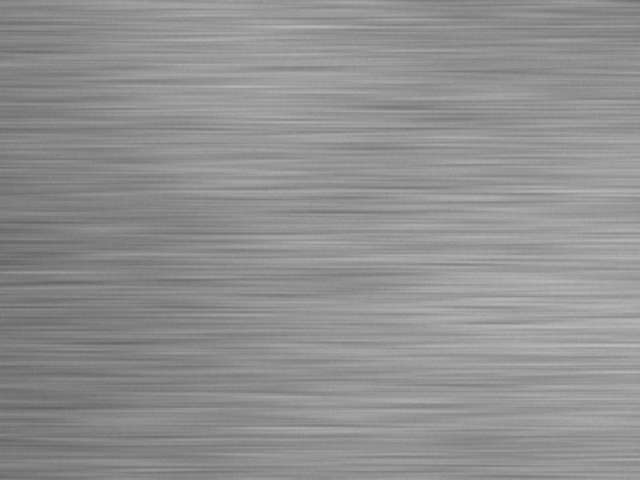
//> input picture assets/images/metal_ok.png, 640 x 480 px
$ ./main   (built with g++ and OpenCV 4)
//> lines starting //> are read from the running program, lines starting //| are printed output that depends on the picture; after the words box and inside, x2 and y2 are one past the last pixel; in counts of white or black regions, pixels touching at a corner belong together
### vs/Ch17_Inspection/Inspectors/DefectInspector.h
// DefectInspector.h — 결함 검사기 (골든 이미지 비교)
#pragma once
#include "Inspector.h"

// 흐름: |골든 − 검사| → 블러 → 임계값 → 닫기 → 윤곽선 → 면적 필터 → 결함 상자
//  - 골든(양품 기준) 영상은 "검사기의 설정" 이므로 생성자에서 받는다.
//    그래서 inspect(img) 모양이 다른 검사기와 똑같다 (C# 판의 NeedsGolden 이 필요 없다).
//  - 전제: 검사 영상과 골든이 픽셀 단위로 정렬되어 있어야 한다 (같은 카메라 · 같은 위치).
class DefectInspector : public Inspector
{
public:
    double diffThreshold = 10;   // 차이가 이보다 크면 결함 후보 (낮출수록 민감 → 과검 위험)
    int closeSize = 21;          // 끊어진 긁힘을 이어 붙이는 닫기 커널 (홀수)
    double minArea = 80;         // 이보다 작은 후보는 잡음

    explicit DefectInspector(const cv::Mat& golden, std::string goldenName = "");

    std::string name() const override { return "결함 검사"; }
    InspectionResult inspect(const cv::Mat& img) override;

    const std::string& goldenName() const { return goldenName_; }

private:
    cv::Mat golden_;             // 흑백으로 바꿔 한 번만 저장
    std::string goldenName_;
};

### vs/Ch17_Inspection/Inspectors/ColorSortInspector.h
// ColorSortInspector.h — 색 분류 검사기 (병뚜껑 색별 개수)
#pragma once
#include "Inspector.h"
#include <map>

// 색 하나의 정의 (데이터): 이름 · HSV 범위 · (빨강처럼 H 가 0/179 에서 끊기면) 두 번째 범위 · 그릴 색
struct ColorSpec
{
    std::string name;
    cv::Scalar lo, hi;
    cv::Scalar lo2, hi2;        // 두 번째 범위 (없으면 hi2[0] < 0)
    cv::Scalar draw;
};

// 흐름: BGR → HSV → 색마다 inRange(빨강은 두 범위 OR) → 열기 · 닫기 → 윤곽선 → 면적 필터 → 색별 개수
//  - OpenCV HSV: H 0~179, S 0~255, V 0~255. 흰색은 H 가 의미 없어 "S 낮고 V 높음" 으로 판정
class ColorSortInspector : public Inspector
{
public:
    std::vector<ColorSpec> specs;              // 색 목록 (생성자에서 color_caps 기준으로 채움)
    std::map<std::string, int> expected;       // 색별 기대 개수 (비어 있으면 판정 안 함)
    double minArea = 400;

    ColorSortInspector();

    std::string name() const override { return "색 분류"; }
    InspectionResult inspect(const cv::Mat& img) override;
};

### vs/Ch17_Inspection/Inspectors/Inspector.h
// Inspector.h — 모든 검사기의 공통 인터페이스 · 검사 결과 · 도우미 함수 (17차시)
#pragma once
#include <opencv2/opencv.hpp>
#include <string>
#include <vector>
#include <stdexcept>

// 측정값 한 줄: 이름 + 값 (예: count = 11, maxDiff = 38)
struct Measurement
{
    std::string name;
    double value;
};

// 검사 한 번의 결과: 판정 · 측정값 · 불량 위치 · 근거(오버레이) 이미지
struct InspectionResult
{
    std::string inspector;              // 검사기 이름
    std::string image;                  // 이미지 파일 이름
    bool ok = true;                     // 판정 (OK / NG)
    std::vector<Measurement> values;    // 측정값들
    std::vector<cv::Rect> defects;      // 불량(의심) 위치
    cv::Mat overlay;                    // 근거를 그린 이미지 (항상 3채널 BGR)
    double ms = 0;                      // 처리 시간 (main 이 채운다)

    std::string summary() const;        // "NG | 개수 세기 | washers.png | count=11 expected=13 | 불량 2곳"
    std::string valuesText() const;     // "count=11 expected=13"
};

// 모든 검사기의 공통 인터페이스 (추상 클래스)
//  - inspect 는 입력 이미지를 바꾸지 않고, 결과 오버레이는 새 Mat 으로 만든다.
//  - 사용 방법이 잘못되면(골든과 크기가 다름 등) std::invalid_argument 를 던진다.
class Inspector
{
public:
    virtual ~Inspector() = default;
    virtual std::string name() const = 0;
    virtual InspectionResult inspect(const cv::Mat& img) = 0;
};

// 검사기들이 함께 쓰는 도우미
cv::Mat toGray(const cv::Mat& src);          // 1채널 복사본
cv::Mat toBgr(const cv::Mat& src);           // 3채널 복사본
void putLabel(cv::Mat& img, const std::string& text, cv::Point org, cv::Scalar color, double scale = 0.6);
void putJudge(cv::Mat& img, bool ok);        // 맨 위 OK(초록) / NG(빨강) 띠

### vs/Ch17_Inspection/Inspectors/CountInspector.h
// CountInspector.h — 개수 세기 검사기
#pragma once
#include "Inspector.h"

// 흐름: 흑백 → 블러 → Otsu(극성 자동 판단) → 열기 → 바깥 윤곽선 → 면적 필터 → 번호 · 판정
//  - expected > 0 이면 검출 개수와 비교해 판정
//  - 면적이 중앙값의 mergedRatio 배 이상인 덩어리는 "붙음 의심" 으로 defects 에 넣고 NG
class CountInspector : public Inspector
{
public:
    int expected = 0;           // 기대 개수 (0 이면 개수 판정 안 함)
    double minArea = 300;       // 이보다 작은 덩어리는 잡음
    double mergedRatio = 1.8;   // 붙음 의심 기준 (중앙값 대비)

    CountInspector() = default;
    explicit CountInspector(int expectedCount) : expected(expectedCount) {}

    std::string name() const override { return "개수 세기"; }
    InspectionResult inspect(const cv::Mat& img) override;
};

### vs/Ch17_Inspection/Inspectors/Inspector.cpp
// Inspector.cpp — InspectionResult 와 도우미 함수의 구현
#include "Inspector.h"
using namespace cv;

std::string InspectionResult::valuesText() const
{
    std::string s;
    for (const Measurement& m : values)
        s += (s.empty() ? "" : " ") + m.name + "=" + format("%g", m.value);
    return s;
}

std::string InspectionResult::summary() const
{
    std::string s = std::string(ok ? "OK" : "NG") + " | " + inspector + " | " + image + " | " + valuesText();
    if (!defects.empty())
        s += " | 불량 " + std::to_string(defects.size()) + "곳";
    return s;
}

Mat toGray(const Mat& src)
{
    if (src.channels() == 1) return src.clone();
    Mat gray;
    cvtColor(src, gray, src.channels() == 4 ? COLOR_BGRA2GRAY : COLOR_BGR2GRAY);
    return gray;
}

Mat toBgr(const Mat& src)
{
    if (src.channels() == 3) return src.clone();
    Mat bgr;
    cvtColor(src, bgr, src.channels() == 4 ? COLOR_BGRA2BGR : COLOR_GRAY2BGR);
    return bgr;
}

// 검은 테두리 + 색 글자 → 밝은 배경에서도 어두운 배경에서도 보인다
void putLabel(Mat& img, const std::string& text, Point org, Scalar color, double scale)
{
    putText(img, text, org, FONT_HERSHEY_SIMPLEX, scale, Scalar(0, 0, 0), 3, LINE_AA);
    putText(img, text, org, FONT_HERSHEY_SIMPLEX, scale, color, 1, LINE_AA);
}

// putText 는 한글을 그리지 못하므로 띠에는 영문 OK / NG 만 쓴다 (자세한 내용은 콘솔 · CSV 에 한글로)
void putJudge(Mat& img, bool ok)
{
    Scalar color = ok ? Scalar(0, 180, 0) : Scalar(0, 0, 220);
    rectangle(img, Rect(0, 0, img.cols, 44), color, FILLED);
    putText(img, ok ? "OK" : "NG", Point(12, 34), FONT_HERSHEY_DUPLEX, 1.1, Scalar(255, 255, 255), 2, LINE_AA);
}

### vs/Ch17_Inspection/Inspectors/DefectInspector.cpp
// DefectInspector.cpp
#include "DefectInspector.h"
#include <algorithm>
#include <stdexcept>
using namespace cv;

DefectInspector::DefectInspector(const Mat& golden, std::string goldenName)
    : golden_(golden.empty() ? Mat() : toGray(golden)), goldenName_(std::move(goldenName))
{
}

InspectionResult DefectInspector::inspect(const Mat& img)
{
    if (golden_.empty())
        throw std::invalid_argument("골든(기준) 이미지가 없습니다");
    if (img.empty())
        throw std::invalid_argument("빈 이미지입니다");
    Mat gray = toGray(img);
    if (gray.size() != golden_.size())
        throw std::invalid_argument(format("골든과 크기가 다릅니다 (검사 %dx%d, 골든 %dx%d)",
                                           gray.cols, gray.rows, golden_.cols, golden_.rows));

    // 1) 차영상 → 블러(잡음 평탄화) → 임계값 → 닫기(조각 잇기)
    Mat diff, bin;
    absdiff(gray, golden_, diff);
    GaussianBlur(diff, diff, Size(5, 5), 0);
    threshold(diff, bin, diffThreshold, 255, THRESH_BINARY);
    int k = std::max(1, closeSize | 1);                    // 홀수로
    morphologyEx(bin, bin, MORPH_CLOSE, getStructuringElement(MORPH_ELLIPSE, Size(k, k)));

    // 2) 결함 영역
    std::vector<std::vector<Point>> contours;
    findContours(bin, contours, RETR_EXTERNAL, CHAIN_APPROX_SIMPLE);

    InspectionResult r;
    r.inspector = name();
    for (const auto& c : contours)
        if (contourArea(c) >= minArea) r.defects.push_back(boundingRect(c));
    std::sort(r.defects.begin(), r.defects.end(), [](const Rect& a, const Rect& b) { return a.x < b.x; });

    double maxDiff;
    minMaxLoc(diff, nullptr, &maxDiff);
    r.values.push_back({ "maxDiff", maxDiff });
    r.values.push_back({ "defects", (double)r.defects.size() });
    r.ok = r.defects.empty();

    // 3) 오버레이: 결함마다 빨간 사각형(6 px 여유) + D1, D2 …
    r.overlay = toBgr(img);
    for (size_t i = 0; i < r.defects.size(); i++)
    {
        Rect box = r.defects[i] + Size(12, 12) - Point(6, 6);
        rectangle(r.overlay, box, Scalar(0, 0, 255), 2);
        putLabel(r.overlay, "D" + std::to_string(i + 1), box.tl() + Point(0, -6), Scalar(0, 0, 255));
    }
    putJudge(r.overlay, r.ok);
    return r;
}

### vs/Ch17_Inspection/Inspectors/ColorSortInspector.cpp
// ColorSortInspector.cpp
#include "ColorSortInspector.h"
using namespace cv;

ColorSortInspector::ColorSortInspector()
{
    // color_caps.png 의 5색 기준 — 범위는 실제 픽셀 값(HSV)을 읽어서 정했다 (17차시 2교시)
    specs = {
        { "red",    Scalar( 0, 90,  60), Scalar(  8, 255, 255), Scalar(170, 90, 60), Scalar(179, 255, 255), Scalar(  0,   0, 255) },
        { "yellow", Scalar(18, 90,  60), Scalar( 35, 255, 255), Scalar(), Scalar(-1, 0, 0, 0),                Scalar(  0, 255, 255) },
        { "green",  Scalar(40, 70,  50), Scalar( 85, 255, 255), Scalar(), Scalar(-1, 0, 0, 0),                Scalar(  0, 255,   0) },
        { "blue",   Scalar(95, 90,  50), Scalar(130, 255, 255), Scalar(), Scalar(-1, 0, 0, 0),                Scalar(255, 144,  30) },
        { "white",  Scalar( 0,  0, 170), Scalar(179,  60, 255), Scalar(), Scalar(-1, 0, 0, 0),                Scalar(255, 255, 255) },
    };
}

InspectionResult ColorSortInspector::inspect(const Mat& img)
{
    if (img.empty())
        throw std::invalid_argument("빈 이미지입니다");
    if (img.channels() == 1)
        throw std::invalid_argument("색 분류에는 컬러 이미지가 필요합니다");

    Mat bgr = toBgr(img), hsv;
    cvtColor(bgr, hsv, COLOR_BGR2HSV);
    Mat kernel = getStructuringElement(MORPH_ELLIPSE, Size(5, 5));

    InspectionResult r;
    r.inspector = name();
    r.overlay = bgr.clone();
    int total = 0;
    for (const ColorSpec& spec : specs)
    {
        Mat mask, mask2;
        inRange(hsv, spec.lo, spec.hi, mask);
        if (spec.hi2[0] >= 0)                              // 두 번째 범위가 있으면 OR
        {
            inRange(hsv, spec.lo2, spec.hi2, mask2);
            mask |= mask2;
        }
        morphologyEx(mask, mask, MORPH_OPEN, kernel);      // 하이라이트 · 경계 잡점 제거
        morphologyEx(mask, mask, MORPH_CLOSE, kernel);     // 톱니 무늬 구멍 메우기

        std::vector<std::vector<Point>> contours;
        findContours(mask, contours, RETR_EXTERNAL, CHAIN_APPROX_SIMPLE);
        int count = 0;
        for (const auto& c : contours)
        {
            if (contourArea(c) < minArea) continue;
            count++;
            Point2f center;
            float radius;
            minEnclosingCircle(c, center, radius);
            circle(r.overlay, center, (int)radius, spec.draw, 2);
            putLabel(r.overlay, spec.name.substr(0, 1), Point(center) + Point(-5, 5), spec.draw, 0.5);
        }
        total += count;
        r.values.push_back({ spec.name, (double)count });

        auto it = expected.find(spec.name);
        if (it != expected.end() && it->second != count)
        {
            r.ok = false;                                  // 기대와 다른 색이 하나라도 있으면 NG
        }
    }
    r.values.push_back({ "total", (double)total });
    putJudge(r.overlay, r.ok);
    return r;
}

### vs/Ch17_Inspection/Inspectors/CountInspector.cpp
// CountInspector.cpp
#include "CountInspector.h"
#include <algorithm>
using namespace cv;

InspectionResult CountInspector::inspect(const Mat& img)
{
    if (img.empty())
        throw std::invalid_argument("빈 이미지입니다");

    // 1) 흑백 + 블러 — 잡음이 윤곽선 개수를 늘리는 것을 막는다
    Mat gray = toGray(img), bin;
    GaussianBlur(gray, gray, Size(5, 5), 0);

    // 2) Otsu 이진화 + 극성 자동 판단 (흰색이 절반 이상이면 그것은 배경 → 반전)
    threshold(gray, bin, 0, 255, THRESH_BINARY | THRESH_OTSU);
    if (countNonZero(bin) > (int)(bin.total() / 2))
        bitwise_not(bin, bin);

    // 3) 열기로 작은 점 잡음 제거
    morphologyEx(bin, bin, MORPH_OPEN, getStructuringElement(MORPH_ELLIPSE, Size(3, 3)));

    // 4) 바깥 윤곽선 → 면적 필터 (구멍은 세지 않음)
    std::vector<std::vector<Point>> contours;
    findContours(bin, contours, RETR_EXTERNAL, CHAIN_APPROX_SIMPLE);
    struct Blob { Rect box; double area; };
    std::vector<Blob> blobs;
    for (const auto& c : contours)
    {
        double a = contourArea(c);
        if (a >= minArea) blobs.push_back({ boundingRect(c), a });
    }

    // 번호 순서: 위 → 아래(60 px 단위 줄), 같은 줄은 왼쪽 → 오른쪽
    std::sort(blobs.begin(), blobs.end(), [](const Blob& a, const Blob& b) {
        int ra = (a.box.y + a.box.height / 2) / 60, rb = (b.box.y + b.box.height / 2) / 60;
        if (ra != rb) return ra < rb;
        return a.box.x < b.box.x;
    });

    // 5) 붙음 의심: 면적이 중앙값의 mergedRatio 배 이상
    double median = 0;
    if (!blobs.empty())
    {
        std::vector<double> areas;
        for (const Blob& b : blobs) areas.push_back(b.area);
        std::sort(areas.begin(), areas.end());
        median = areas[areas.size() / 2];
    }

    InspectionResult r;
    r.inspector = name();
    r.overlay = toBgr(img);
    for (size_t i = 0; i < blobs.size(); i++)
    {
        bool merged = blobs[i].area >= mergedRatio * median;
        if (merged) r.defects.push_back(blobs[i].box);
        Scalar color = merged ? Scalar(0, 0, 255) : Scalar(0, 220, 0);
        rectangle(r.overlay, blobs[i].box, color, 2);
        putLabel(r.overlay, std::to_string(i + 1), blobs[i].box.tl() + Point(0, -6), color);
    }

    int found = (int)blobs.size();
    r.ok = (expected <= 0 || found == expected) && r.defects.empty();
    r.values.push_back({ "count", (double)found });
    r.values.push_back({ "expected", (double)expected });
    putJudge(r.overlay, r.ok);
    return r;
}

### vs/Ch17_Inspection/main.cpp
// 17차시 완성 프로젝트: 실전 검사 프로그램 (개수 세기 · 색 분류 · 결함 검사)
//  - 실행: Ch17_Inspection.exe              → images/ 폴더의 예제 이미지를 검사
//          Ch17_Inspection.exe D:\my\images → 다른 폴더 (같은 파일 이름이 있어야 함)
//  - 순서: ① 검사기 준비(레시피) ② 모든 작업을 일괄 검사 → 표 출력 · results/report.csv · NG 이미지 저장
//          ③ 결과 보기 창: n/SPACE 다음 · p 이전 · s 현재 오버레이 저장 · ESC/q 종료
//  - 작업 폴더는 OpenCV5.props 에서 솔루션 폴더(vs/)로 설정되어 있습니다 → vs/images, vs/results
#include "Inspectors/CountInspector.h"
#include "Inspectors/ColorSortInspector.h"
#include "Inspectors/DefectInspector.h"
#include <iostream>
#include <fstream>
#include <memory>
#include <filesystem>
#ifdef _WIN32
#include <windows.h>
#endif
using namespace cv;
using namespace std;
namespace fs = std::filesystem;

// 검사 작업 하나: 어떤 이미지를 어떤 검사기로 (검사기는 inspectors 가 소유하고, 여기서는 가리키기만)
struct Job
{
    string file;
    Inspector* inspector;
};

// CSV 한 칸: 쉼표 · 따옴표가 있으면 "..." 로 감싼다
string csvCell(const string& s)
{
    if (s.find_first_of(",\"") == string::npos) return s;
    string q = "\"";
    for (char c : s) q += (c == '"') ? string("\"\"") : string(1, c);
    return q + "\"";
}

// 결과 보기 창의 아래쪽 안내 줄
Mat withFooter(const InspectionResult& r, size_t index, size_t total)
{
    Mat view = r.overlay.clone();
    rectangle(view, Rect(0, view.rows - 30, view.cols, 30), Scalar(40, 40, 40), FILLED);
    string text = format("[%d/%d] %s  (n: next  p: prev  s: save  ESC: quit)", (int)index + 1, (int)total, r.image.c_str());
    putText(view, text, Point(10, view.rows - 10), FONT_HERSHEY_SIMPLEX, 0.5, Scalar(255, 255, 255), 1, LINE_AA);
    return view;
}

int main(int argc, char** argv)
{
#ifdef _WIN32
    SetConsoleOutputCP(CP_UTF8);   // 한글 출력 (/utf-8 옵션과 함께)
#endif
    const string imageDir = argc > 1 ? argv[1] : "images";
    const string outDir = "results";
    fs::create_directories(outDir);

    // ------------------------------------------------------------ ① 검사기 준비 (제품마다 설정이 다른 객체)
    vector<unique_ptr<Inspector>> inspectors;
    auto add = [&inspectors](unique_ptr<Inspector> p) { Inspector* raw = p.get(); inspectors.push_back(std::move(p)); return raw; };

    Inspector* washers = add(make_unique<CountInspector>(13));    // 와셔 6 + 너트 4 + 볼트 3
    Inspector* coins = add(make_unique<CountInspector>(12));
    auto capsPtr = make_unique<ColorSortInspector>();
    capsPtr->expected = { {"red", 5}, {"yellow", 6}, {"green", 4}, {"blue", 3}, {"white", 2} };
    Inspector* caps = add(std::move(capsPtr));
    Inspector* metal = add(make_unique<DefectInspector>(imread(imageDir + "/metal_ok.png", IMREAD_GRAYSCALE), "metal_ok.png"));
    auto pcbPtr = make_unique<DefectInspector>(imread(imageDir + "/pcb_golden.png"), "pcb_golden.png");
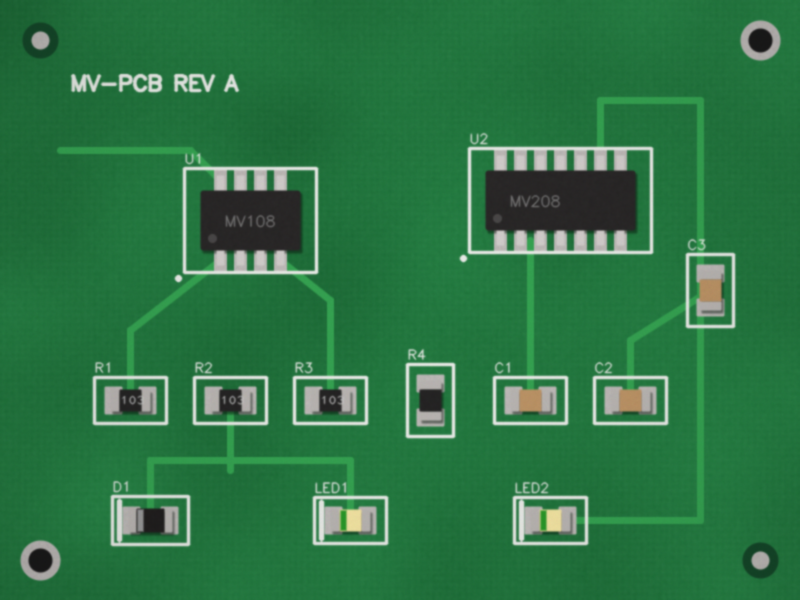
//> input picture assets/images/pcb_golden.png, 800 x 600 px
//> in toGray (call 2), `cvtColor(src, gray, src.channels() == 4 ? COLOR_BGRA2GRAY : COLOR_BGR2..`:
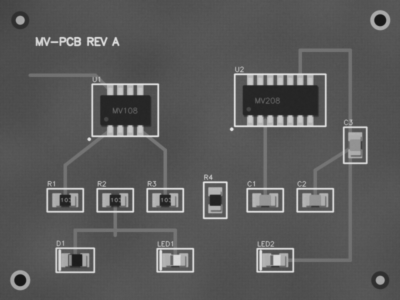
//> gray: 600 rows x 800 cols, CV_8UC1 (shown at 1/2 size); min 22, max 231, mean 90.3
    pcbPtr->diffThreshold = 30;                                   // PCB 는 대비가 커서 30
    pcbPtr->minArea = 50;
    Inspector* pcb = add(std::move(pcbPtr));

    vector<Job> jobs = {
        { "washers.png", washers },       { "coins_parts.png", coins },
        { "color_caps.png", caps },       { "metal_scratch.png", metal },
        { "metal_ok.png", metal },        { "pcb_board.png", pcb },
        { "pcb_golden.png", pcb },
    };
//> jobs = 7 items

    // ------------------------------------------------------------ ② 일괄 검사
    vector<InspectionResult> results;
    ofstream csv(outDir + "/report.csv", ios::binary);
    csv << "\xEF\xBB\xBF";                                        // UTF-8 BOM: Excel 이 한글을 바로 읽는다
    csv << "no,image,inspector,judge,values,defects,ms\n";
    int no = 0, okCount = 0, ngCount = 0, errCount = 0;

    cout << "no  image              판정  측정값" << endl;
    for (const Job& job : jobs)
    {
        no++;
        Mat img = imread(imageDir + "/" + job.file, IMREAD_UNCHANGED);
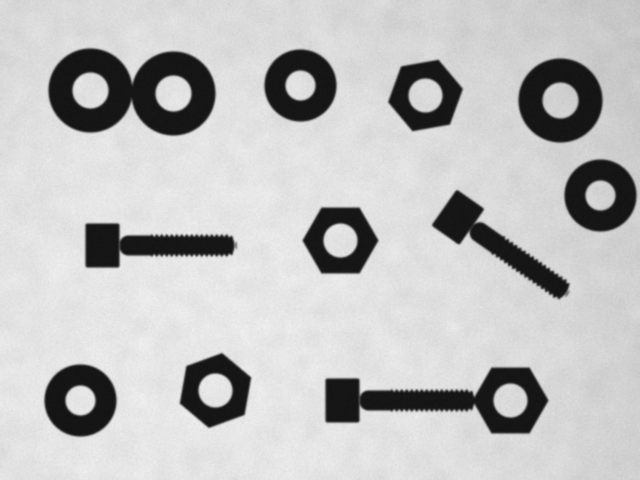
//> input picture assets/images/washers.png, 640 x 480 px
//> img is the input picture: 480 rows x 640 cols, CV_8UC1; min 18, max 241, mean 191.8
        if (img.empty())
        {
            cout << format("%-3d %-18s ERR  ", no, job.file.c_str()) << "이미지를 읽을 수 없습니다 (" << imageDir << ")" << endl;
            csv << no << "," << csvCell(job.file) << "," << csvCell(job.inspector->name()) << ",ERROR,,,\n";
            errCount++;
            continue;
        }

        InspectionResult r;
        TickMeter tm;
        try
        {
            tm.start();
            r = job.inspector->inspect(img);                      // 가상 함수 → 검사기 종류에 맞는 inspect
//> in inspect, `threshold(gray, bin, 0, 255, THRESH_BINARY | THRESH_OTSU);`:
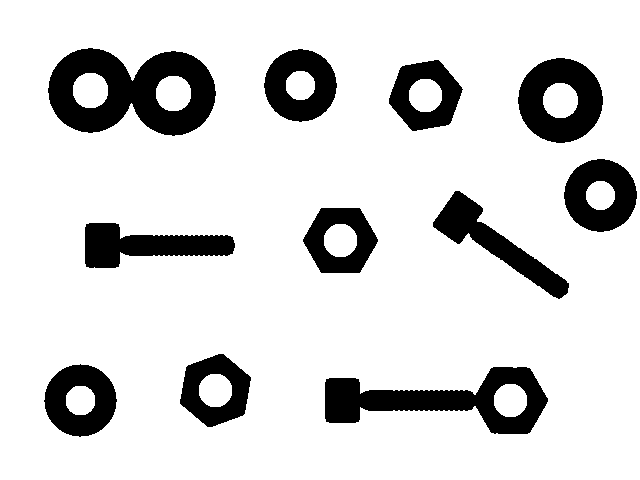
//> bin: 480 rows x 640 cols, CV_8UC1; 84.7% white; 11 black regions, largest, box (x1, y1, x2, y2) and area: (48, 48, 216, 136) 9117, (325, 367, 548, 434) 6740, (518, 58, 603, 143) 4627
//> in inspect, `findContours(bin, contours, RETR_EXTERNAL, CHAIN_APPROX_SIMPLE);`: contours = 11 contours; largest, box (x1, y1, x2, y2) and area: (48, 48, 216, 136) 10903, (325, 367, 548, 434) 7340, (518, 58, 603, 143) 5490, (564, 159, 637, 232) 4024, (264, 49, 337, 122) 3989
//> the loop in inspect, `for (const auto& c : contours)` made 11 passes
//> a on passes 1 to 8: 7340.5, 3956, 3649, 3630, 3623, 3631, 4024, 3676
//> the loop in inspect, `for (const Blob& b : blobs) areas.push_back(b.area);` made 11 passes
//> in inspect, `std::sort(areas.begin(), areas.end());`: areas = [3623, 3630, 3631, 3649, 3676, 3956, 3989, 4024, 5490, 7340.5, 10903]
//> in inspect, `median = areas[areas.size() / 2];`: median = 3956
//> the loop in inspect, `for (size_t i = 0; i < blobs.size(); i++)` made 11 passes
//> (merged, color) on passes 1 to 8: (true, Scalar(0, 0, 255)), (false, Scalar(0, 220)), (false, Scalar(0, 220)), (false, Scalar(0, 220)), (false, Scalar(0, 220)), (false, Scalar(0, 220)), (false, Scalar(0, 220)), (false, Scalar(0, 220))
//> pass 1, in putLabel, `putText(img, text, org, FONT_HERSHEY_SIMPLEX, scale, Scalar(0, 0, 0), ..`:
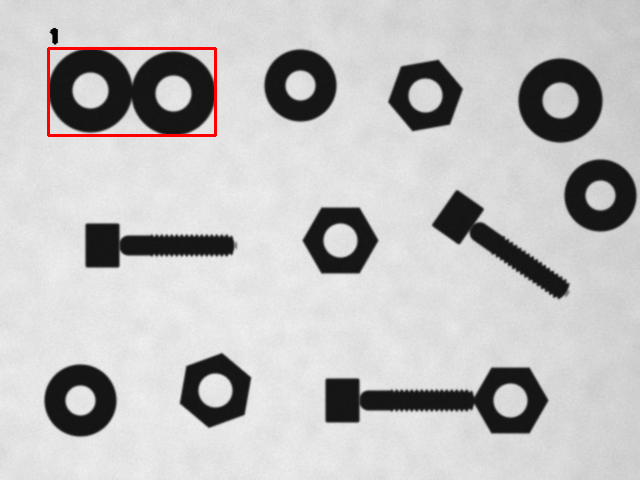
//> img: 480 rows x 640 cols, CV_8UC3; mean B, G, R 190.7, 190.7, 192
//> pass 2, in putLabel (call 2), `putText(img, text, org, FONT_HERSHEY_SIMPLEX, scale, Scalar(0, 0, 0), ..`:
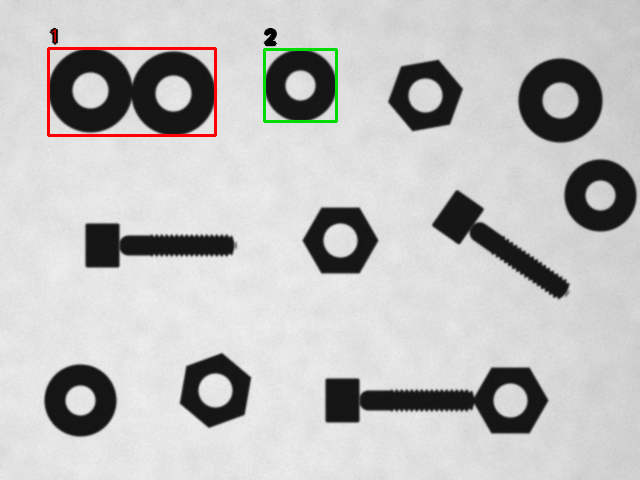
//> img: 480 rows x 640 cols, CV_8UC3; mean B, G, R 190, 190.6, 191.3
//> in inspect, `int found = (int)blobs.size();`: found = 11
//> (the rest of the program and of its run is left out)
